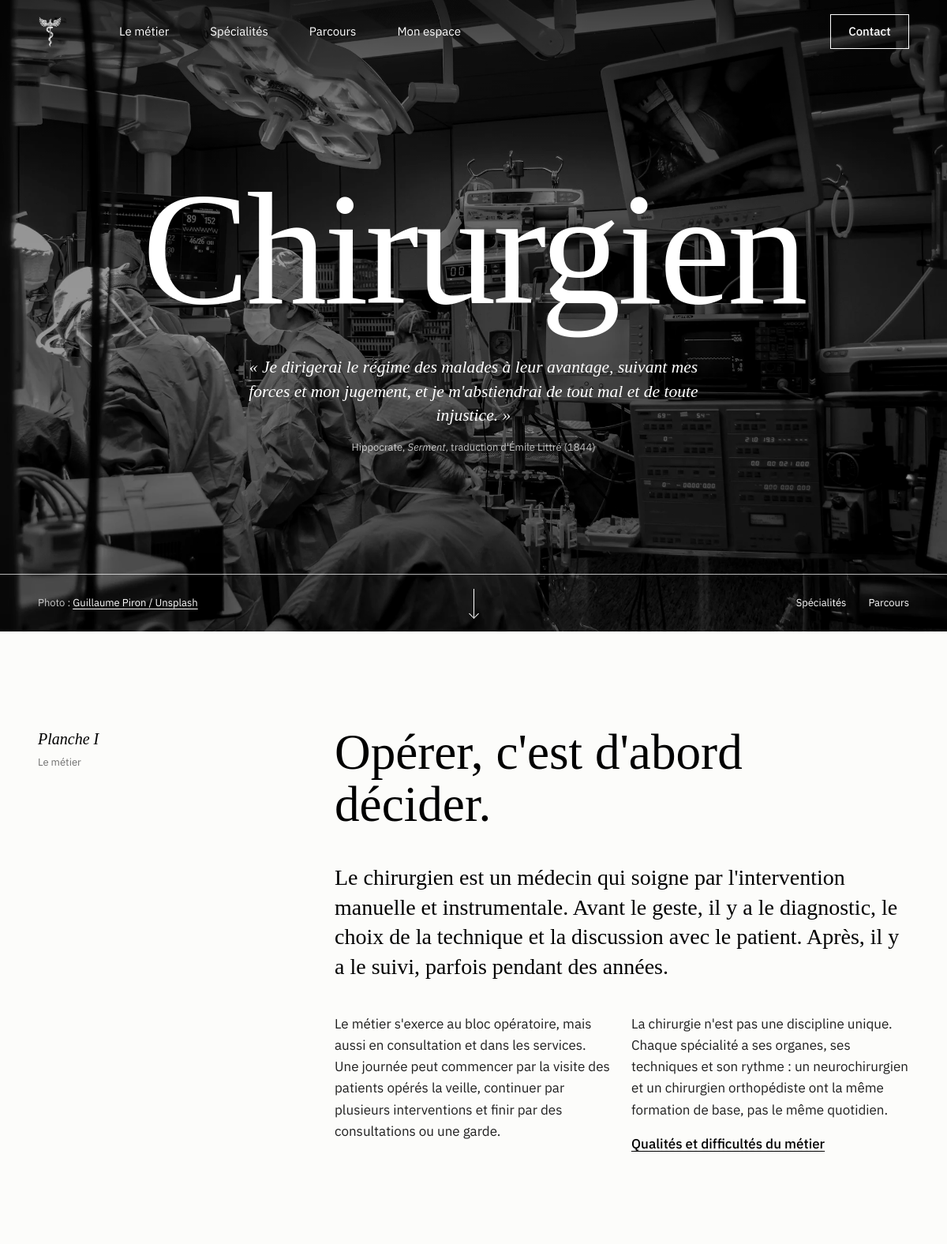
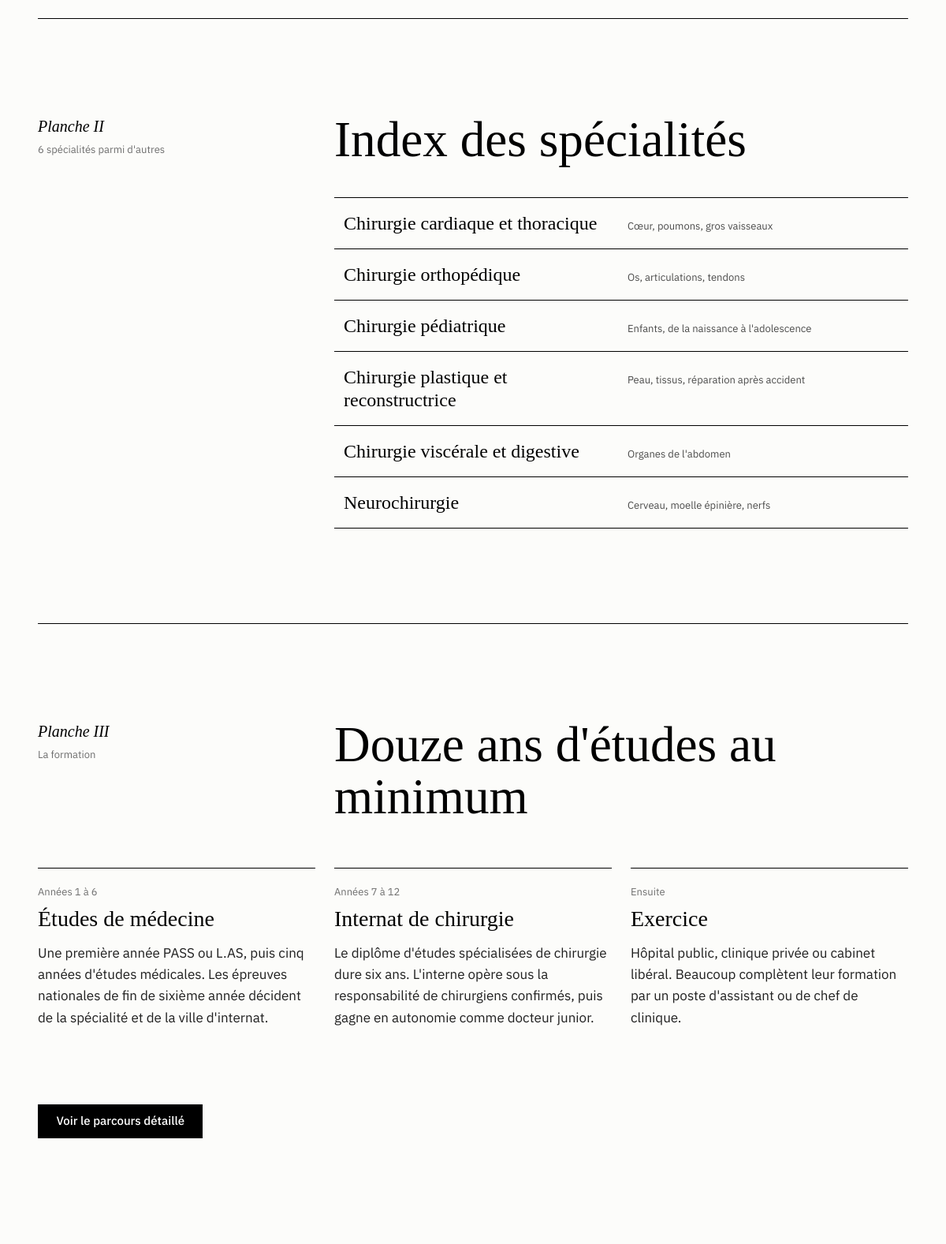
/ (signed in, upper part), run on the app's committed database (2 pictures, top to bottom).
### tables this page shows
CREATE TABLE specialite (
    id_specialite INT UNSIGNED     NOT NULL AUTO_INCREMENT,
    nom           VARCHAR(100)     NOT NULL,
    domaine       VARCHAR(150)     NOT NULL,
    description   TEXT             NOT NULL,
    duree_des     TINYINT UNSIGNED NOT NULL,
    CONSTRAINT pk_specialite       PRIMARY KEY (id_specialite),
    CONSTRAINT uq_specialite_nom   UNIQUE (nom),
    CONSTRAINT ck_specialite_duree CHECK (duree_des BETWEEN 4 AND 6)
);

### index.php (the view, shortened to what this page needs)
<?php
require_once 'includes/db.php';
$specialites = $pdo->query('SELECT id_specialite, nom, domaine FROM specialite ORDER BY nom')->fetchAll();
include 'includes/header.php';
?>
<section class="hero" aria-labelledby="hero-titre">
    <img class="hero-image"
         src="img/piron-guillaume-y5hQCIn1c6o-unsplash.webp"
         alt="Équipe chirurgicale en tenue de bloc autour d'un patient, entourée d'écrans de surveillance"
         width="2000" height="1333">
    <div class="hero-contenu conteneur-site">
        <h1 class="hero-titre" id="hero-titre">Chirurgien</h1>
        <figure class="hero-serment">
            <blockquote class="hero-serment-texte">
                <p>
                    « Je dirigerai le régime des malades à leur avantage,
                    suivant mes forces et mon jugement, et je m'abstiendrai
                    de tout mal et de toute injustice. »
                </p>
            </blockquote>
            <figcaption class="hero-serment-source">
                Hippocrate, <cite>Serment</cite>, traduction d'Émile Littré (1844)
            </figcaption>
        </figure>
    </div>
    <div class="hero-pied">
        <div class="conteneur-site hero-pied-grille">
            <p class="hero-credit">
                Photo :
                <a href="https://unsplash.com/photos/y5hQCIn1c6o" target="_blank" rel="noopener">Guillaume Piron / Unsplash</a>
            </p>
            <a class="fleche-bas" href="#introduction" aria-label="Descendre vers la présentation du métier">
            </a>
            <ul class="hero-raccourcis">
                <li><a href="pages/specialites.php">Spécialités</a></li>
                <li><a href="pages/parcours.php">Parcours</a></li>
            </ul>
        </div>
    </div>
</section>
<section class="planche" id="introduction" aria-labelledby="intro-titre">
    <div class="conteneur-site">
        <div class="row">
            <div class="col-lg-3">
                <p class="planche-numero">Planche I</p>
                <p class="planche-legende">Le métier</p>
            </div>
            <div class="col-lg-8 offset-lg-1">
                <h2 class="titre-section" id="intro-titre">Opérer, c'est d'abord décider.</h2>
                <p class="texte-chapeau">
                    Le chirurgien est un médecin qui soigne par l'intervention manuelle
                    et instrumentale. Avant le geste, il y a le diagnostic, le choix de la
                    technique et la discussion avec le patient. Après, il y a le suivi,
                    parfois pendant des années.
                </p>
                <div class="row">
                    <div class="col-md-6">
                        <p>
                            Le métier s'exerce au bloc opératoire, mais aussi en consultation
                            et dans les services. Une journée peut commencer par la visite des
                            patients opérés la veille, continuer par plusieurs interventions et
                            finir par des consultations ou une garde.
                        </p>
                    </div>
                    <div class="col-md-6">
                        <p>
                            La chirurgie n'est pas une discipline unique. Chaque spécialité a
                            ses organes, ses techniques et son rythme : un neurochirurgien et un
                            chirurgien orthopédiste ont la même formation de base, pas le même
                            quotidien.
                        </p>
                        <p><a class="lien-texte" href="pages/metier.php">Qualités et difficultés du métier</a></p>
                    </div>
                </div>
            </div>
        </div>
    </div>
</section>
<section class="planche planche-filet" aria-labelledby="index-titre">
    <div class="conteneur-site">
        <div class="row">
            <div class="col-lg-3">
                <p class="planche-numero">Planche II</p>
                <p class="planche-legende"><?= count($specialites) ?> spécialités parmi d'autres</p>
            </div>
            <div class="col-lg-8 offset-lg-1">
                <h2 class="titre-section" id="index-titre">Index des spécialités</h2>
                <ul class="index-liste">
                    <?php foreach ($specialites as $specialite) : ?>
                        <li>
                            <a class="index-ligne" href="pages/specialite.php?id=<?= (int) $specialite['id_specialite'] ?>">
                                <span class="index-nom"><?= htmlspecialchars($specialite['nom']) ?></span>
                                <span class="index-domaine"><?= htmlspecialchars($specialite['domaine']) ?></span>
                            </a>
                        </li>
                    <?php endforeach; ?>
                </ul>
            </div>
        </div>
    </div>
</section>
<section class="planche planche-filet" aria-labelledby="formation-titre">
    <div class="conteneur-site">
        <div class="row">
            <div class="col-lg-3">
                <p class="planche-numero">Planche III</p>
                <p class="planche-legende">La formation</p>
            </div>
            <div class="col-lg-8 offset-lg-1">
                <h2 class="titre-section" id="formation-titre">Douze ans d'études au minimum</h2>
            </div>
        </div>
        <ol class="row etapes">
            <li class="col-md-4 etape">
                <p class="etape-annees">Années 1 à 6</p>
                <h3 class="etape-titre">Études de médecine</h3>
                <p>
                    Une première année PASS ou L.AS, puis cinq années d'études médicales.
                    Les épreuves nationales de fin de sixième année décident de la
                    spécialité et de la ville d'internat.
                </p>
            </li>
            <li class="col-md-4 etape">
                <p class="etape-annees">Années 7 à 12</p>
                <h3 class="etape-titre">Internat de chirurgie</h3>
                <p>
                    Le diplôme d'études spécialisées de chirurgie dure six ans. L'interne opère sous la responsabilité de chirurgiens
                    confirmés, puis gagne en autonomie comme docteur junior.
                </p>
            </li>
            <li class="col-md-4 etape">
                <p class="etape-annees">Ensuite</p>
                <h3 class="etape-titre">Exercice</h3>
                <p>
                    Hôpital public, clinique privée ou cabinet libéral. Beaucoup
                    complètent leur formation par un poste d'assistant ou de chef
                    de clinique.
                </p>
            </li>
        </ol>
        <p class="planche-suite">
            <a class="btn btn-plein" href="pages/parcours.php">Voir le parcours détaillé</a>
        </p>
    </div>
</section>
<?php include 'includes/footer.php'; ?>

### data on the page
specialite: nom "Chirurgie cardiaque et thoracique", domaine "Cœur, poumons, gros vaisseaux"
specialite: nom "Chirurgie orthopédique", domaine "Os, articulations, tendons"
specialite: nom "Chirurgie pédiatrique", domaine "Enfants, de la naissance à l'adolescence"
specialite: nom "Chirurgie plastique et reconstructrice", domaine "Peau, tissus, réparation après accident"
specialite: nom "Chirurgie viscérale et digestive", domaine "Organes de l'abdomen"
specialite: nom "Neurochirurgie", domaine "Cerveau, moelle épinière, nerfs"

### other printed values
$lien[0] "Le métier"
$lien[0] "Spécialités"
$lien[0] "Parcours"
$lien[0] "Mon espace"
count($specialites) "6"
